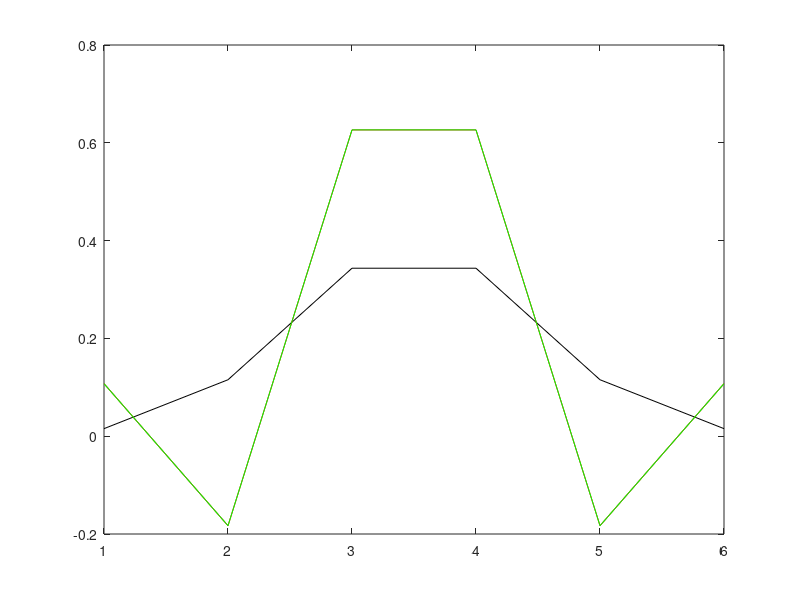

The MATLAB script that drew this image:
h_cpp = [0.0154523, 0.115447, 0.343533, 0.343533, 0.115447, 0.0154523];
h_python = [ 0.10753661 -0.18306401  0.62633938  0.62633938 -0.18306401  0.10753661];
h_matlab = [0.089673, -0.176451, 0.624020, 0.624020, -0.176451, 0.089673];

h_matlab_2 = firpm(5,[0 0.8],[1 1]);

plot(h_cpp, 'k');
hold on;
plot(h_python, 'r');
plot(h_matlab_2,'g');
%plot(h_matlab_2,'m+');
